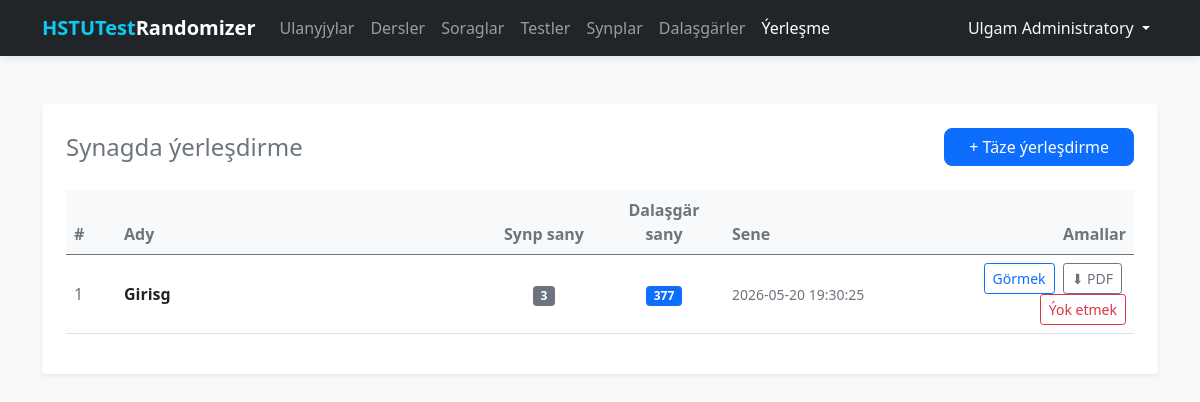
/exam/ (signed in), run on the app's committed database.
### tables this page shows
CREATE TABLE users (
    id INTEGER PRIMARY KEY AUTOINCREMENT,
    full_name TEXT NOT NULL,
    username TEXT UNIQUE NOT NULL,
    password TEXT NOT NULL
);

CREATE TABLE exam_sessions (
    id INTEGER PRIMARY KEY AUTOINCREMENT,
    name TEXT NOT NULL,
    created_at TEXT NOT NULL DEFAULT (datetime('now', 'localtime'))
);

### routes/exam.py (the view)
@exam_bp.route('/')
@login_required
def index():
    db = get_db_connection()
    sessions = db.execute(
        '''
        SELECT es.id, es.name, es.created_at,
               COUNT(DISTINCT ep.classroom_id) AS classroom_count,
               COUNT(ep.id) AS student_count
        FROM exam_sessions es
        LEFT JOIN exam_placements ep ON ep.session_id = es.id
        GROUP BY es.id
        ORDER BY es.id DESC
        '''
    ).fetchall()
    db.close()
    return render_template('exam/list.html', sessions=sessions)

### database.py (called while the page is built)
def get_db_connection():
    conn = sqlite3.connect(DATABASE)
    conn.row_factory = sqlite3.Row
    return conn

### templates/exam/list.html
{% extends 'base.html' %}
{% block content %}
<div class="main-card shadow-sm p-4 bg-white rounded">
    <div class="d-flex justify-content-between align-items-center mb-4">
        <h2 class="h4 mb-0 text-secondary">Synagda ýerleşdirme</h2>
        <a href="{{ url_for('exam.create') }}" class="btn btn-primary px-4">+ Täze ýerleşdirme</a>
    </div>
    <div class="table-responsive">
        <table class="table table-hover align-middle">
            <thead class="table-light text-secondary">
                <tr>
                    <th style="width: 50px;">#</th>
                    <th>Ady</th>
                    <th style="width: 120px;" class="text-center">Synp sany</th>
                    <th style="width: 120px;" class="text-center">Dalaşgär sany</th>
                    <th style="width: 170px;">Sene</th>
                    <th class="text-end" style="width: 240px;">Amallar</th>
                </tr>
            </thead>
            <tbody>
                {% for s in sessions %}
                <tr>
                    <td class="text-muted">{{ s.id }}</td>
                    <td><strong>{{ s.name }}</strong></td>
                    <td class="text-center"><span class="badge bg-secondary">{{ s.classroom_count }}</span></td>
                    <td class="text-center"><span class="badge bg-primary">{{ s.student_count }}</span></td>
                    <td class="text-muted small">{{ s.created_at }}</td>
                    <td class="text-end">
                        <a href="{{ url_for('exam.detail', id=s.id) }}"
                           class="btn btn-sm btn-outline-primary me-1">Görmek</a>
                        <a href="{{ url_for('exam.export_pdf', id=s.id) }}"
                           class="btn btn-sm btn-outline-secondary me-1">⬇ PDF</a>
                        <form action="{{ url_for('exam.delete', id=s.id) }}" method="POST"
                              class="d-inline"
                              onsubmit="return confirm('Ýerleşdirmäni ýok etmek «{{ s.name }}»?')">
                            <button type="submit" class="btn btn-sm btn-outline-danger">Ýok etmek</button>
                        </form>
                    </td>
                </tr>
                {% else %}
                <tr>
                    <td colspan="6" class="text-center py-4 text-muted">Ýerleşdirme ýok</td>
                </tr>
                {% endfor %}
            </tbody>
        </table>
    </div>
</div>
{% endblock %}

### templates/base.html (shortened to what this page needs)
<!DOCTYPE html>
<html lang="ru">
<head>
    <link rel="stylesheet" href="{{ url_for('static', filename='css/bootstrap.min.css') }}">
</head>
<body>
    <nav class="navbar navbar-expand-lg navbar-dark bg-dark">
        <div class="container">
            <a class="navbar-brand fw-bold" href="/">
                <span class="text-info">HSTUTest</span>Randomizer
            </a>
            <div class="collapse navbar-collapse" id="navbarNav">
                <ul class="navbar-nav me-auto">
                    {% if current_user.is_authenticated %}
                    <li class="nav-item">
                        <a class="nav-link {{ 'active' if request.endpoint == 'users.index' }}"
                            href="{{ url_for('users.index') }}">Ulanyjylar</a>
                    </li>
                    <li class="nav-item">
                        <a class="nav-link" href="{{ url_for('subjects.index') }}">Dersler</a>
                    </li>
                    <li class="nav-item">
                        <a class="nav-link" href="{{ url_for('questions.index') }}">Soraglar</a>
                    </li>
                    <li class="nav-item">
                        <a class="nav-link {{ 'active' if request.endpoint and request.endpoint.startswith('tests.') }}"
                            href="{{ url_for('tests.index') }}">Testler</a>
                    </li>
                    <li class="nav-item">
                        <a class="nav-link {{ 'active' if request.endpoint and request.endpoint.startswith('classrooms.') }}"
                            href="{{ url_for('classrooms.index') }}">Synplar</a>
                    </li>
                    <li class="nav-item">
                        <a class="nav-link {{ 'active' if request.endpoint and request.endpoint.startswith('students.') }}"
                            href="{{ url_for('students.index') }}">Dalaşgärler</a>
                    </li>
                    <li class="nav-item">
                        <a class="nav-link {{ 'active' if request.endpoint and request.endpoint.startswith('exam.') }}"
                            href="{{ url_for('exam.index') }}">Ýerleşme</a>
                    </li>
                    {% endif %}
                </ul>
                <ul class="navbar-nav">
                    {% if current_user.is_authenticated %}
                    <li class="nav-item dropdown">
                        <a class="nav-link dropdown-toggle text-light" href="#" id="userDropdown" role="button"
                            data-bs-toggle="dropdown">
                            {{ current_user.full_name }}
                        </a>
                    </li>
                    {% else %}
                    <li class="nav-item">
                        <a class="nav-link" href="{{ url_for('auth.login') }}">Ulgama girmek</a>
                    </li>
                    {% endif %}
                </ul>
            </div>
        </div>
    </nav>
    <div class="container">
        {% block content %}{% endblock %}
    </div>
</body>
</html>

### templates/base.html (style rules this page uses)
:root { --bg-color: #f8f9fa; }
body { background-color: var(--bg-color); font-family: 'Segoe UI', Tahoma, Geneva, Verdana, sans-serif; }
.navbar { box-shadow: 0 2px 10px rgba(0, 0, 0, 0.1); }
.main-card { background: #ffffff; border: none; border-radius: 12px; box-shadow: 0 0.5rem 1rem rgba(0, 0, 0, 0.05); padding: 2rem; margin-top: 2rem; }
.btn-primary { border-radius: 8px; }

### data on the page
users: full_name "Ulgam Administratory"
exam_sessions: id "1", name "Girisg", classroom_count "3", student_count "377", created_at "2026-05-20 19:30:25"
